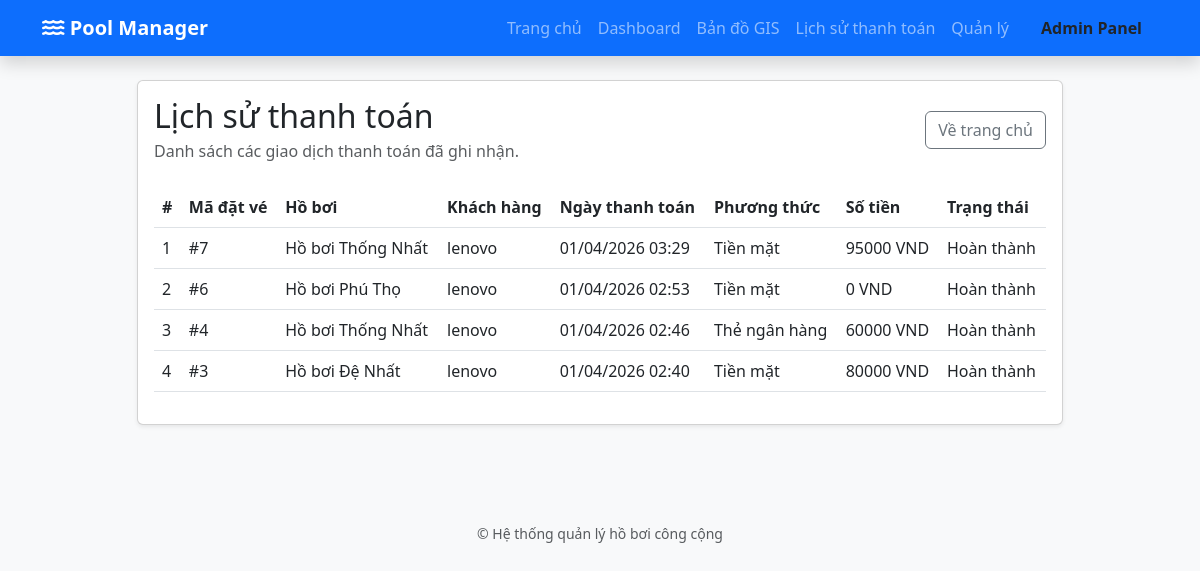
The page /lich-su-thanh-toan/ on the database as committed earlier.
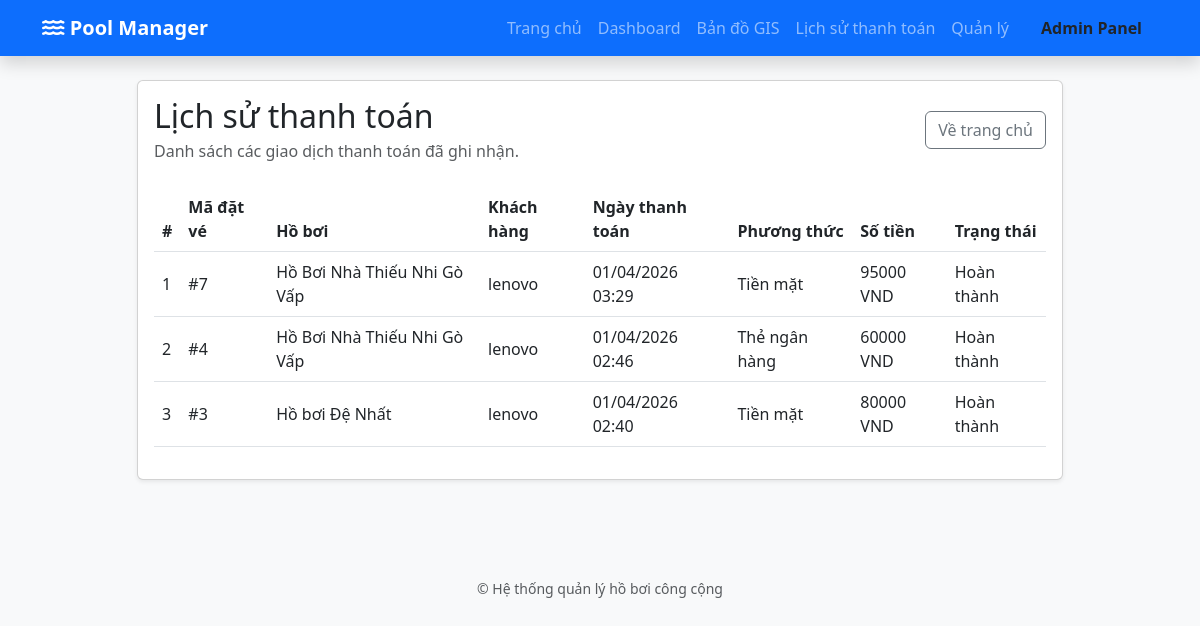
The same page on the database as committed later.
### quan_ly_ho_boi/models.py (models this page shows, shortened)
class Payment(models.Model):
    PAYMENT_METHOD_CHOICES = [
        ('Tiền mặt', 'Tiền mặt'),
        ('Thẻ ngân hàng', 'Thẻ ngân hàng'),
        ('Thanh toán di động', 'Thanh toán di động'),
    ]
    PAYMENT_STATUS_CHOICES = [
        ('Hoàn thành', 'Hoàn thành'),
        ('Đang chờ', 'Đang chờ'),
        ('Hủy', 'Hủy'),
    ]
    dat_ve = models.OneToOneField(DatVe, on_delete=models.CASCADE, verbose_name="Vé đặt")
    phuong_thuc = models.CharField(max_length=50, choices=PAYMENT_METHOD_CHOICES, default='Tiền mặt', verbose_name='Phương thức')
    so_tien = models.DecimalField(max_digits=12, decimal_places=0, verbose_name='Số tiền')
    ngay_thanh_toan = models.DateTimeField(auto_now_add=True, verbose_name='Ngày thanh toán')
    trang_thai = models.CharField(max_length=20, choices=PAYMENT_STATUS_CHOICES, default='Hoàn thành', verbose_name='Trạng thái')
    class Meta:
        verbose_name = "Lịch sử thanh toán"
        verbose_name_plural = "Lịch sử thanh toán"

class DatVe(models.Model):
    khach_hang = models.ForeignKey(User, on_delete=models.CASCADE, verbose_name="Khách hàng")
    ho_boi = models.ForeignKey(HoBoi, on_delete=models.CASCADE, verbose_name="Hồ bơi")
    ngay_dat = models.DateTimeField(auto_now_add=True, verbose_name="Ngày đặt")
    ngay_su_dung = models.DateField(verbose_name="Ngày bơi")
    so_luong_nguoi_lon = models.IntegerField(default=1, verbose_name="Số người lớn")
    so_luong_tre_em = models.IntegerField(default=0, verbose_name="Số trẻ em")
    tong_tien = models.DecimalField(max_digits=12, decimal_places=0, editable=False, verbose_name="Tổng tiền")
    class Meta:
        verbose_name = "Vé đặt"
        verbose_name_plural = "Danh sách Vé đặt"

class HoBoi(models.Model):
    TRANG_THAI_CHOICES = [
        ('MO', 'Đang mở'),
        ('BAO_TRI', 'Bảo trì'),
        ('DONG', 'Đóng cửa'),
    ]
    ten_ho = models.CharField(max_length=200, verbose_name="Tên hồ bơi")
    dia_chi = models.TextField(verbose_name="Địa chỉ")
    do_sau = models.FloatField(help_text="Độ sâu tính bằng mét", verbose_name="Độ sâu (m)")
    suc_chua = models.IntegerField(verbose_name="Sức chứa tối đa")
    vi_do = models.FloatField(verbose_name="Vĩ độ")
    kinh_do = models.FloatField(verbose_name="Kinh độ")
    gia_ve_nguoi_lon = models.DecimalField(max_digits=10, decimal_places=0, default=Decimal('50000'), verbose_name="Giá vé người lớn")
    gia_ve_tre_em = models.DecimalField(max_digits=10, decimal_places=0, default=Decimal('30000'), verbose_name="Giá vé trẻ em")
    trang_thai = models.CharField(max_length=20, choices=TRANG_THAI_CHOICES, default='MO', verbose_name="Trạng thái")
    hinh_anh = models.ImageField(upload_to='ho_boi/', blank=True, null=True, verbose_name="Hình ảnh")
    class Meta:
        verbose_name = "Hồ bơi"
        verbose_name_plural = "Danh sách Hồ bơi"

### quan_ly_ho_boi/views.py (the view)
# urls.py: path('lich-su-thanh-toan/', views.lich_su_thanh_toan, name='payment_history'),
def lich_su_thanh_toan(request: HttpRequest):
    lich_su = Payment.objects.select_related('dat_ve__ho_boi', 'dat_ve__khach_hang').order_by('-ngay_thanh_toan')
    return render(request, 'quan_ly_ho_boi/payment_history.html', {
        'lich_su': lich_su,
    })

### quan_ly_ho_boi/templates/quan_ly_ho_boi/payment_history.html
{% extends 'quan_ly_ho_boi/base.html' %}
{% block content %}
<div class="row justify-content-center">
    <div class="col-lg-10">
        <div class="card shadow-sm mb-4">
            <div class="card-body">
                <div class="d-flex align-items-center justify-content-between mb-4">
                    <div>
                        <h2 class="card-title mb-1">Lịch sử thanh toán</h2>
                        <p class="text-muted mb-0">Danh sách các giao dịch thanh toán đã ghi nhận.</p>
                    </div>
                    <a href="{% url 'home' %}" class="btn btn-outline-secondary">Về trang chủ</a>
                </div>
                {% if lich_su %}
                    <div class="table-responsive">
                        <table class="table table-hover align-middle">
                            <thead>
                                <tr>
                                    <th scope="col">#</th>
                                    <th scope="col">Mã đặt vé</th>
                                    <th scope="col">Hồ bơi</th>
                                    <th scope="col">Khách hàng</th>
                                    <th scope="col">Ngày thanh toán</th>
                                    <th scope="col">Phương thức</th>
                                    <th scope="col">Số tiền</th>
                                    <th scope="col">Trạng thái</th>
                                </tr>
                            </thead>
                            <tbody>
                                {% for payment in lich_su %}
                                    <tr>
                                        <td>{{ forloop.counter }}</td>
                                        <td>#{{ payment.dat_ve.id }}</td>
                                        <td>{{ payment.dat_ve.ho_boi.ten_ho }}</td>
                                        <td>{{ payment.dat_ve.khach_hang.username }}</td>
                                        <td>{{ payment.ngay_thanh_toan|date:'d/m/Y H:i' }}</td>
                                        <td>{{ payment.phuong_thuc }}</td>
                                        <td>{{ payment.so_tien }} VND</td>
                                        <td>{{ payment.trang_thai }}</td>
                                    </tr>
                                {% endfor %}
                            </tbody>
                        </table>
                    </div>
                {% else %}
                    <div class="alert alert-info">
                        Hiện chưa có giao dịch thanh toán nào. Hãy tạo đặt vé và thanh toán để xem lịch sử tại đây.
                    </div>
                {% endif %}
            </div>
        </div>
    </div>
</div>
{% endblock %}

Rows that differ between the two databases and show on the page:
removed Payment: dat_ve.id "6", dat_ve.ho_boi.ten_ho "Hồ bơi Phú Thọ", dat_ve.khach_hang.username "lenovo", ngay_thanh_toan "01/04/2026 02:53", phuong_thuc "Tiền mặt", so_tien "0", trang_thai "Hoàn thành"
changed through a linked row, Payment (number 1 of 3 on the later page): dat_ve.ho_boi.ten_ho "Hồ bơi Thống Nhất" → "Hồ Bơi Nhà Thiếu Nhi Gò Vấp"
changed through a linked row, Payment "Thẻ ngân hàng": dat_ve.ho_boi.ten_ho "Hồ bơi Thống Nhất" → "Hồ Bơi Nhà Thiếu Nhi Gò Vấp"
